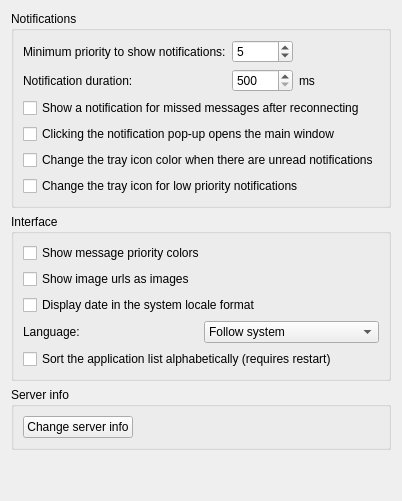
     <widget class="QWidget" name="tab_general">
      <attribute name="title">
       <string>General</string>
      </attribute>
      <layout class="QVBoxLayout" name="verticalLayout_4">
       <item>
        <widget class="QGroupBox" name="groupBox_notifications">
         <property name="title">
          <string>Notifications</string>
         </property>
         <layout class="QGridLayout" name="gridLayout_4">
          <item row="7" column="0" colspan="3">
           <widget class="QCheckBox" name="cb_notification_click">
            <property name="text">
             <string>Clicking the notification pop-up opens the main window</string>
            </property>
           </widget>
          </item>
          <item row="3" column="1">
           <widget class="QSpinBox" name="spin_duration">
            <property name="minimum">
             <number>500</number>
            </property>
            <property name="maximum">
             <number>60000</number>
            </property>
            <property name="singleStep">
             <number>100</number>
            </property>
           </widget>
          </item>
          <item row="6" column="0" colspan="3">
           <widget class="QCheckBox" name="cb_notify">
            <property name="text">
             <string>Show a notification for missed messages after reconnecting</string>
            </property>
           </widget>
          </item>
          <item row="3" column="2">
           <widget class="QLabel" name="label_notification_duration_ms">
            <property name="text">
             <string>ms</string>
            </property>
           </widget>
          </item>
          <item row="3" column="0">
           <widget class="QLabel" name="label_notification_duration">
            <property name="text">
             <string>Notification duration:</string>
            </property>
           </widget>
          </item>
          <item row="0" column="2">
           <spacer name="horizontalSpacer_3">
            <property name="orientation">
             <enum>Qt::Orientation::Horizontal</enum>
            </property>
            <property name="sizeHint" stdset="0">
             <size>
              <width>40</width>
              <height>20</height>
             </size>
            </property>
           </spacer>
          </item>
          <item row="0" column="0">
           <widget class="QLabel" name="label_notification_priority">
            <property name="text">
             <string>Minimum priority to show notifications:</string>
            </property>
           </widget>
          </item>
          <item row="8" column="0" colspan="3">
           <widget class="QCheckBox" name="cb_tray_icon_unread">
            <property name="text">
             <string>Change the tray icon color when there are unread notifications</string>
            </property>
           </widget>
          </item>
          <item row="0" column="1">
           <widget class="QSpinBox" name="spin_priority">
            <property name="minimum">
             <number>0</number>
            </property>
            <property name="maximum">
             <number>10</number>
            </property>
            <property name="value">
             <number>5</number>
            </property>
           </widget>
          </item>
          <item row="9" column="0" colspan="3">
           <widget class="QCheckBox" name="cb_tray_icon_small_prio">
            <property name="text">
             <string>Change the tray icon for low priority notifications</string>
            </property>
           </widget>
          </item>
         </layout>
        </widget>
       </item>
       <item>
        <widget class="QGroupBox" name="groupBox_2">
         <property name="title">
          <string>Interface</string>
         </property>
         <layout class="QVBoxLayout" name="verticalLayout_2">
          <item>
           <widget class="QCheckBox" name="cb_priority_colors">
            <property name="toolTip">
             <string>4..7   -&gt; medium
8..10 -&gt; high</string>
            </property>
            <property name="text">
             <string>Show message priority colors</string>
            </property>
           </widget>
          </item>
          <item>
           <widget class="QCheckBox" name="cb_image_urls">
            <property name="text">
             <string>Show image urls as images</string>
            </property>
           </widget>
          </item>
          <item>
           <widget class="QCheckBox" name="cb_locale">
            <property name="text">
             <string>Display date in the system locale format</string>
            </property>
           </widget>
          </item>
          <item>
           <layout class="QHBoxLayout" name="horizontalLayout_language">
            <item>
             <widget class="QLabel" name="label_language">
              <property name="text">
               <string>Language:</string>
              </property>
             </widget>
            </item>
            <item>
             <widget class="QComboBox" name="combo_language">
              <item>
               <property name="text">
                <string>Follow system</string>
               </property>
              </item>
              <item>
               <property name="text">
                <string>English</string>
               </property>
              </item>
              <item>
               <property name="text">
                <string>简体中文</string>
               </property>
              </item>
             </widget>
            </item>
           </layout>
          </item>
          <item>
           <widget class="QCheckBox" name="cb_sort_applications">
            <property name="text">
             <string>Sort the application list alphabetically (requires restart)</string>
            </property>
           </widget>
          </item>
         </layout>
        </widget>
       </item>
       <item>
        <widget class="QGroupBox" name="groupBox_server_info">
         <property name="title">
          <string>Server info</string>
         </property>
         <layout class="QGridLayout" name="gridLayout_3">
          <item row="0" column="0">
           <widget class="QPushButton" name="pb_change_server_info">
            <property name="text">
             <string>Change server info</string>
            </property>
           </widget>
          </item>
          <item row="0" column="1">
           <spacer name="horizontalSpacer_2">
            <property name="orientation">
             <enum>Qt::Orientation::Horizontal</enum>
            </property>
            <property name="sizeHint" stdset="0">
             <size>
              <width>40</width>
              <height>20</height>
             </size>
            </property>
           </spacer>
          </item>
         </layout>
        </widget>
       </item>
       <item>
        <spacer name="verticalSpacer">
         <property name="orientation">
          <enum>Qt::Orientation::Vertical</enum>
         </property>
         <property name="sizeHint" stdset="0">
          <size>
           <width>20</width>
           <height>40</height>
          </size>
         </property>
        </spacer>
       </item>
      </layout>
     </widget>
